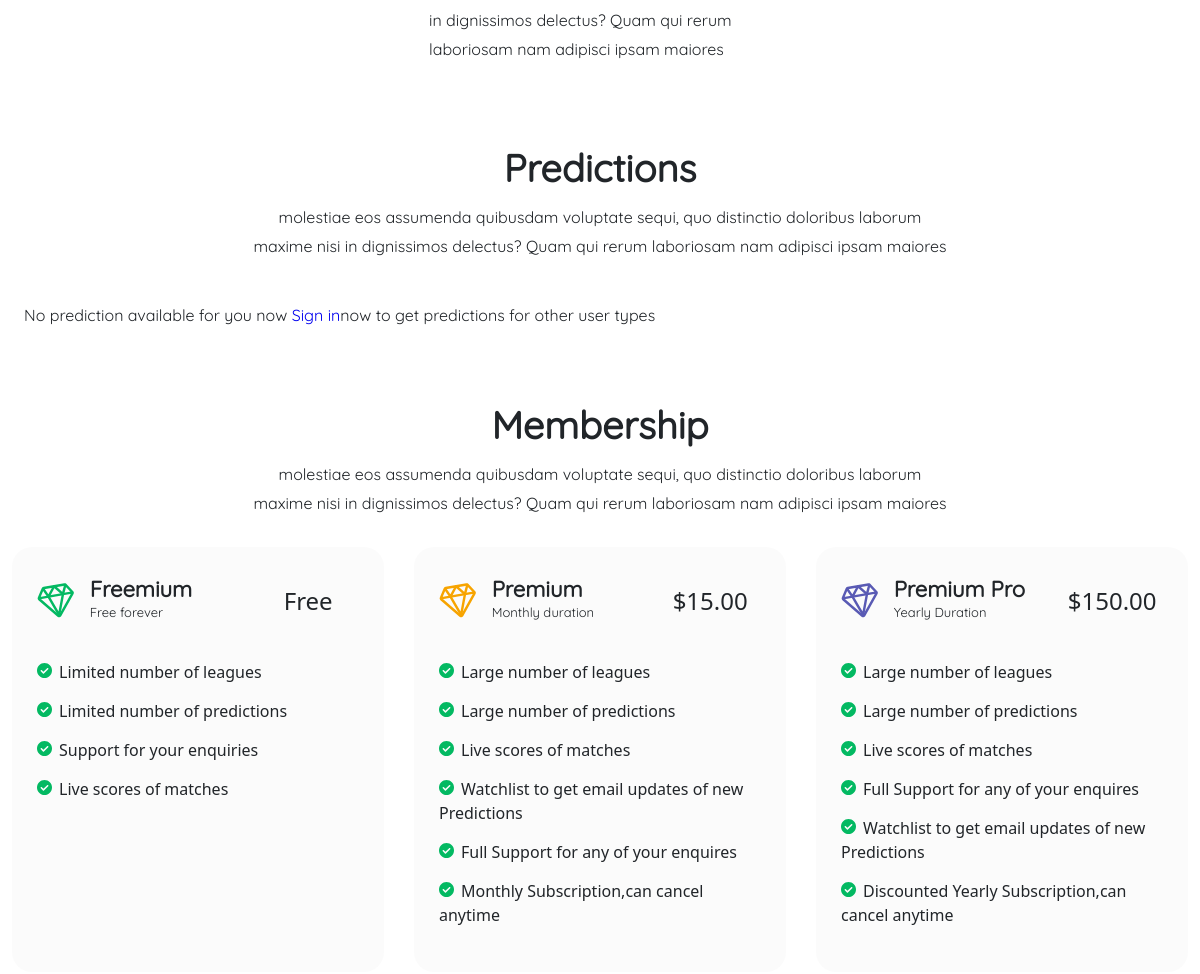
The app's page / (middle part), older data.
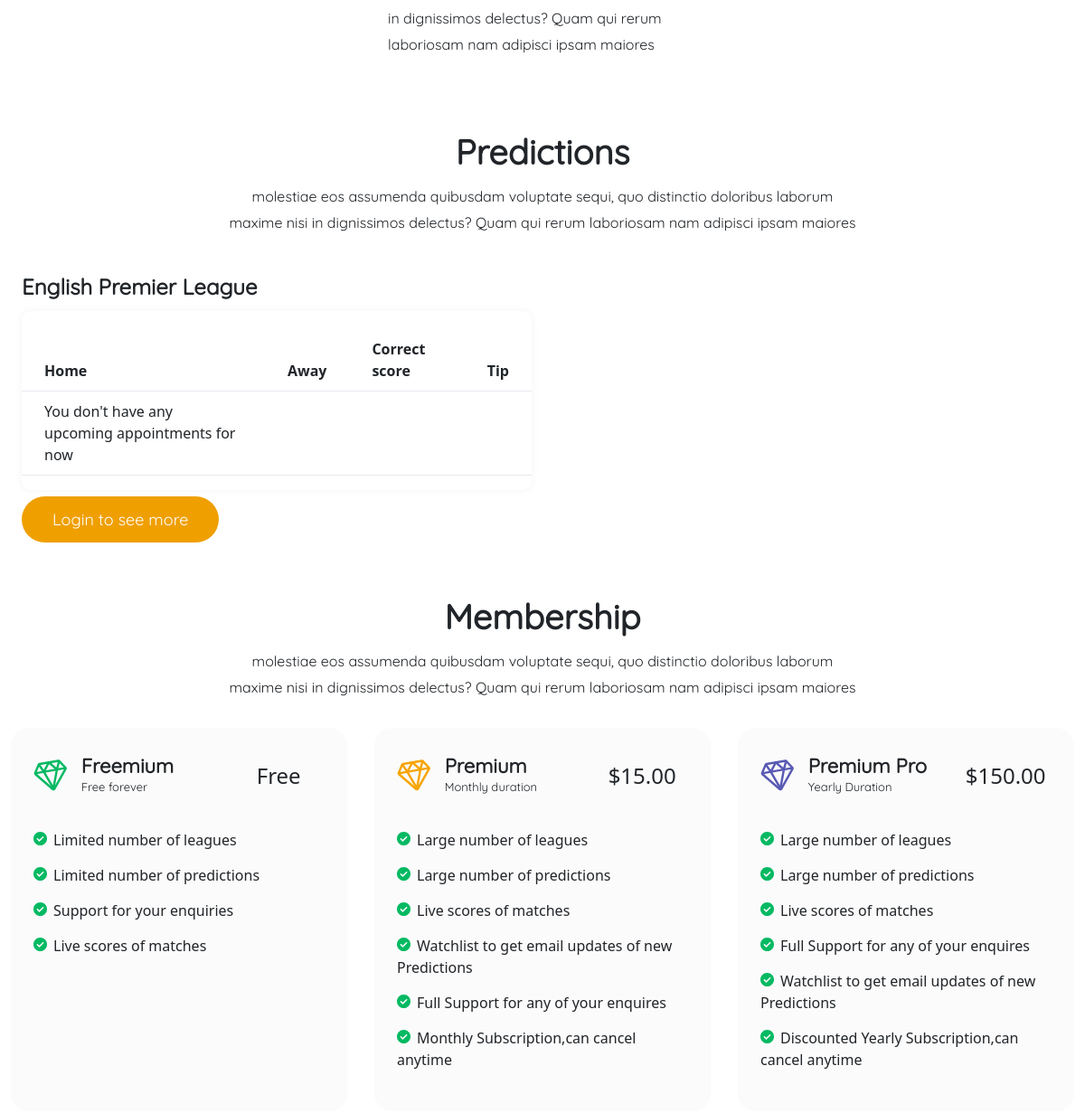
The same page, newer data.
### predictions/models.py (models this page shows, shortened)
class League(models.Model):
    code = models.CharField(max_length=5)
    league = models.CharField(max_length=50)
    logo = CloudinaryField("image")

### predictions/views.py (the view)
# urls.py: path("",views.index,name="index"),
def index(request):
    user = request.user
    if user.is_authenticated:
        emailuser = EmailAddress.objects.get(user=user)
        if emailuser.verified:
            if user.type == "":
                return HttpResponseRedirect(reverse("type"))
            else:
                if user.type == "freemium":
                    return HttpResponseRedirect(reverse("freemium"))
                elif user.type == "premium":
                    try:
                        userprofile = PremiumProfile.objects.get(user=user)
                    except PremiumProfile.DoesNotExist:
                        userprofile = PremiumProfile(user=user)
                        userprofile.save()
                    if userprofile.activated:
                        return HttpResponseRedirect(reverse("premium"))
                    else:
                        return HttpResponseRedirect(reverse("confirm_payment"))
        else:
            messages.error(request,"Email not verified,pls check your email for verification link")
            return HttpResponseRedirect(reverse("not_verified"))
    else:
        leagues = League.objects.all()
        predictionstable = []
        if len(leagues) > 0:
            for league in leagues:
                leaguepredictions = league.prediction.all()
                if len(leaguepredictions) > 0:
                    mainleague = {"league":league,"predictions":[]}
                    for prediction in leaguepredictions:
                        if prediction.type == "freemium":
                                mainleague["predictions"].append(prediction)
                    predictionstable.append(mainleague)
        if len(predictionstable) > 3:
            predictionstable = [predictionstable[0],predictionstable[1],predictionstable[2],predictionstable[3]]
        return render(request,"predictions/index.html",{
            "predictionstable": predictionstable,
        })

### predictions/templates/predictions/index.html (shortened to what this page needs)
{% extends 'predictions/layout.html' %}
{% load static %}
{% block body %}
<div class="works">
   <div class="work-grid">
   </div>
</div>
<div class="predictions">
    <div class="predict-header headers" id="predictions" data-aos="fade-up" data-aos-duration="1000">
        <h2>Predictions</h2>
        <p>molestiae eos assumenda quibusdam voluptate sequi, quo distinctio doloribus laborum maxime nisi in dignissimos delectus? Quam qui rerum laboriosam nam adipisci ipsam maiores</p>
    </div>
    <div class="predict-table row">
        {% for prediction in predictionstable %}
            <div class="league col-sm-12 col-md-12 col-lg-6" data-aos="fade-up" data-aos-duration="1000">
                {% if prediction.league.logo.url %}
                    <h3> <img src="{{ prediction.league.logo.url }}" alt="{{prediction.league.league}}"/>  {{ prediction.league.league }} </h3>
                {% else %}
                    <h3>{{ prediction.league.league }} </h3>
                {% endif %}
                <div class="table-responsive table-container">
                    <table class="table">
                        <thead>
                            <tr>
                                <th scope="col">Home</th>
                                <th scope="col">Away</th>
                                <th scope="col">Correct score</th>
                                <th scope="col">Tip</th>
                            </tr>
                        </thead>
                        <tbody id="patients">
                            {% for predict in prediction.predictions %}
                                <tr>
                                    <td>{{ predict.home }}</td>
                                    <td>{{ predict.away }}</td>
                                    <td>{{ predict.correct_score }}</td>
                                    {% if predict.tip == "home" %}
                                        <td>
                                            <svg width="54" height="50" viewBox="0 0 54 50" fill="none" xmlns="http://www.w3.org/2000/svg">
                                                <rect x="0.5" y="0.5" width="53" height="49" rx="12.5" fill="#03B962"/>
                                                <circle cx="27" cy="25" r="15" stroke="white" stroke-width="2"/>
                                                <path d="M21.4347 32V17.4545H24.0696V23.6122H30.8097V17.4545H33.4517V32H30.8097V25.821H24.0696V32H21.4347Z" fill="white"/>
                                                <path d="M21.4347 32H20.9347V32.5H21.4347V32ZM21.4347 17.4545V16.9545H20.9347V17.4545H21.4347ZM24.0696 17.4545H24.5696V16.9545H24.0696V17.4545ZM24.0696 23.6122H23.5696V24.1122H24.0696V23.6122ZM30.8097 23.6122V24.1122H31.3097V23.6122H30.8097ZM30.8097 17.4545V16.9545H30.3097V17.4545H30.8097ZM33.4517 17.4545H33.9517V16.9545H33.4517V17.4545ZM33.4517 32V32.5H33.9517V32H33.4517ZM30.8097 32H30.3097V32.5H30.8097V32ZM30.8097 25.821H31.3097V25.321H30.8097V25.821ZM24.0696 25.821V25.321H23.5696V25.821H24.0696ZM24.0696 32V32.5H24.5696V32H24.0696ZM21.9347 32V17.4545H20.9347V32H21.9347ZM21.4347 17.9545H24.0696V16.9545H21.4347V17.9545ZM23.5696 17.4545V23.6122H24.5696V17.4545H23.5696ZM24.0696 24.1122H30.8097V23.1122H24.0696V24.1122ZM31.3097 23.6122V17.4545H30.3097V23.6122H31.3097ZM30.8097 17.9545H33.4517V16.9545H30.8097V17.9545ZM32.9517 17.4545V32H33.9517V17.4545H32.9517ZM33.4517 31.5H30.8097V32.5H33.4517V31.5ZM31.3097 32V25.821H30.3097V32H31.3097ZM30.8097 25.321H24.0696V26.321H30.8097V25.321ZM23.5696 25.821V32H24.5696V25.821H23.5696ZM24.0696 31.5H21.4347V32.5H24.0696V31.5Z" fill="white"/>
                                                <rect x="0.5" y="0.5" width="53" height="49" rx="12.5" stroke="white"/>
                                            </svg>
                                        </td>
                                    {% elif predict.tip == "away" %}
                                        <td>
                                            <svg width="54" height="50" viewBox="0 0 54 50" fill="none" xmlns="http://www.w3.org/2000/svg">
                                                <rect x="0.5" y="0.5" width="53" height="49" rx="12.5" fill="#FC3A3A"/>
                                                <circle cx="27" cy="25" r="15" stroke="white" stroke-width="2"/>
                                                <path d="M23.3026 32H20.4901L25.6108 17.4545H28.8636L33.9915 32H31.179L27.294 20.4375H27.1804L23.3026 32ZM23.3949 26.2969H31.0653V28.4134H23.3949V26.2969Z" fill="white"/>
                                                <path d="M23.3026 32V32.5H23.6622L23.7766 32.159L23.3026 32ZM20.4901 32L20.0184 31.834L19.784 32.5H20.4901V32ZM25.6108 17.4545V16.9545H25.2567L25.1392 17.2885L25.6108 17.4545ZM28.8636 17.4545L29.3352 17.2883L29.2175 16.9545H28.8636V17.4545ZM33.9915 32V32.5H34.6979L34.463 31.8338L33.9915 32ZM31.179 32L30.705 32.1592L30.8195 32.5H31.179V32ZM27.294 20.4375L27.768 20.2783L27.6535 19.9375H27.294V20.4375ZM27.1804 20.4375V19.9375H26.8207L26.7063 20.2785L27.1804 20.4375ZM23.3949 26.2969V25.7969H22.8949V26.2969H23.3949ZM31.0653 26.2969H31.5653V25.7969H31.0653V26.2969ZM31.0653 28.4134V28.9134H31.5653V28.4134H31.0653ZM23.3949 28.4134H22.8949V28.9134H23.3949V28.4134ZM23.3026 31.5H20.4901V32.5H23.3026V31.5ZM20.9617 32.166L26.0824 17.6206L25.1392 17.2885L20.0184 31.834L20.9617 32.166ZM25.6108 17.9545H28.8636V16.9545H25.6108V17.9545ZM28.3921 17.6208L33.5199 32.1662L34.463 31.8338L29.3352 17.2883L28.3921 17.6208ZM33.9915 31.5H31.179V32.5H33.9915V31.5ZM31.6529 31.8408L27.768 20.2783L26.8201 20.5967L30.705 32.1592L31.6529 31.8408ZM27.294 19.9375H27.1804V20.9375H27.294V19.9375ZM26.7063 20.2785L22.8285 31.841L23.7766 32.159L27.6544 20.5965L26.7063 20.2785ZM23.3949 26.7969H31.0653V25.7969H23.3949V26.7969ZM30.5653 26.2969V28.4134H31.5653V26.2969H30.5653ZM31.0653 27.9134H23.3949V28.9134H31.0653V27.9134ZM23.8949 28.4134V26.2969H22.8949V28.4134H23.8949Z" fill="white"/>
                                                <rect x="0.5" y="0.5" width="53" height="49" rx="12.5" stroke="white"/>
                                            </svg>
                                        </td>
                                    {% else %}
                                        <td>
                                            <svg width="54" height="50" viewBox="0 0 54 50" fill="none" xmlns="http://www.w3.org/2000/svg">
                                                <rect x="0.5" y="0.5" width="53" height="49" rx="12.5" fill="#F7A400"/>
                                                <circle cx="27" cy="25" r="15" stroke="white" stroke-width="2"/>
                                                <path d="M26.3636 32H21.4347V17.4545H26.4631C27.9072 17.4545 29.1477 17.7457 30.1847 18.3281C31.2263 18.9058 32.0265 19.7367 32.5852 20.821C33.1439 21.9053 33.4233 23.2027 33.4233 24.7131C33.4233 26.2282 33.1416 27.5303 32.5781 28.6193C32.0194 29.7083 31.2121 30.544 30.1562 31.1264C29.1051 31.7088 27.8409 32 26.3636 32ZM24.0696 29.7202H26.2358C27.2491 29.7202 28.0942 29.5355 28.7713 29.1662C29.4484 28.7921 29.9574 28.2358 30.2983 27.4972C30.6392 26.7538 30.8097 25.8258 30.8097 24.7131C30.8097 23.6004 30.6392 22.6771 30.2983 21.9432C29.9574 21.2045 29.4531 20.6529 28.7855 20.2884C28.1226 19.919 27.2988 19.7344 26.3139 19.7344H24.0696V29.7202Z" fill="white"/>
                                                <path d="M21.4347 32H20.9347V32.5H21.4347V32ZM21.4347 17.4545V16.9545H20.9347V17.4545H21.4347ZM30.1847 18.3281L29.9398 18.7641L29.9422 18.7654L30.1847 18.3281ZM32.5852 20.821L32.1408 21.05L32.1408 21.05L32.5852 20.821ZM32.5781 28.6193L32.134 28.3896L32.1333 28.3911L32.5781 28.6193ZM30.1562 31.1264L29.9148 30.6886L29.9139 30.6891L30.1562 31.1264ZM24.0696 29.7202H23.5696V30.2202H24.0696V29.7202ZM28.7713 29.1662L29.0107 29.6051L29.0131 29.6038L28.7713 29.1662ZM30.2983 27.4972L30.7523 27.7067L30.7528 27.7056L30.2983 27.4972ZM30.2983 21.9432L29.8443 22.1527L29.8448 22.1538L30.2983 21.9432ZM28.7855 20.2884L28.5422 20.7252L28.5459 20.7272L28.7855 20.2884ZM24.0696 19.7344V19.2344H23.5696V19.7344H24.0696ZM26.3636 31.5H21.4347V32.5H26.3636V31.5ZM21.9347 32V17.4545H20.9347V32H21.9347ZM21.4347 17.9545H26.4631V16.9545H21.4347V17.9545ZM26.4631 17.9545C27.8397 17.9545 28.9921 18.2318 29.9398 18.7641L30.4295 17.8922C29.3033 17.2597 27.9747 16.9545 26.4631 16.9545V17.9545ZM29.9422 18.7654C30.8952 19.2939 31.6262 20.0514 32.1408 21.05L33.0297 20.592C32.4269 19.4221 31.5574 18.5176 30.4271 17.8909L29.9422 18.7654ZM32.1408 21.05C32.6553 22.0486 32.9233 23.2637 32.9233 24.7131H33.9233C33.9233 23.1416 33.6326 21.762 33.0297 20.592L32.1408 21.05ZM32.9233 24.7131C32.9233 26.1668 32.6531 27.3864 32.134 28.3896L33.0222 28.8491C33.6301 27.6742 33.9233 26.2897 33.9233 24.7131H32.9233ZM32.1333 28.3911C31.6192 29.393 30.8821 30.155 29.9148 30.6886L30.3977 31.5642C31.5421 30.933 32.4196 30.0237 33.023 28.8476L32.1333 28.3911ZM29.9139 30.6891C28.9521 31.2219 27.7754 31.5 26.3636 31.5V32.5C27.9064 32.5 29.2581 32.1957 30.3986 31.5638L29.9139 30.6891ZM24.0696 30.2202H26.2358V29.2202H24.0696V30.2202ZM26.2358 30.2202C27.3073 30.2202 28.2407 30.0251 29.0107 29.6051L28.5319 28.7272C27.9477 29.0459 27.1908 29.2202 26.2358 29.2202V30.2202ZM29.0131 29.6038C29.7884 29.1755 30.3692 28.5367 30.7523 27.7067L29.8443 27.2876C29.5456 27.9349 29.1084 28.4088 28.5295 28.7285L29.0131 29.6038ZM30.7528 27.7056C31.1324 26.8777 31.3097 25.8732 31.3097 24.7131H30.3097C30.3097 25.7783 30.146 26.6299 29.8438 27.2887L30.7528 27.7056ZM31.3097 24.7131C31.3097 23.5533 31.1326 22.5523 30.7518 21.7325L29.8448 22.1538C30.1459 22.8018 30.3097 23.6475 30.3097 24.7131H31.3097ZM30.7523 21.7337C30.3697 20.9048 29.7937 20.2692 29.0252 19.8495L28.5459 20.7272C29.1126 21.0366 29.5451 21.5043 29.8443 22.1527L30.7523 21.7337ZM29.0289 19.8516C28.2726 19.4302 27.3593 19.2344 26.3139 19.2344V20.2344C27.2383 20.2344 27.9726 20.4078 28.5422 20.7251L29.0289 19.8516ZM26.3139 19.2344H24.0696V20.2344H26.3139V19.2344ZM23.5696 19.7344V29.7202H24.5696V19.7344H23.5696Z" fill="white"/>
                                                <rect x="0.5" y="0.5" width="53" height="49" rx="12.5" stroke="white"/>
                                            </svg>
                                        </td>
                                    {% endif %}
                                </tr>
                            {% empty %}
                                <tr><td>You don't have any upcoming appointments for now</td></tr>
                            {% endfor %}
                        </tbody>
                    </table>
                </div>
                <div class="more">
                    <a href="{% url 'account_login' %}" class="primary-button">Login to see more</a>
                </div>
            </div>
        {%empty%}
            <p>No prediction available for you now <a href="{% url 'account_login' %}">Sign in</a> now to get predictions for other user types</p>
        {% endfor %}
    </div>
</div>
<div class="membership" id="membership">
    <div class="membership_header headers" data-aos="fade-up" data-aos-duration="1000">
        <h2>Membership</h2>
        <p>molestiae eos assumenda quibusdam voluptate sequi, quo distinctio doloribus laborum maxime nisi in dignissimos delectus? Quam qui rerum laboriosam nam adipisci ipsam maiores</p>
    </div>
    <div class="membership_body">
    </div>
</div>
{% endblock  %}

### predictions/templates/predictions/layout.html (shortened to what this page needs)
{% load static %}
<!DOCTYPE html>
<html lang="en">
<head>
    <link rel="stylesheet" href="{% static 'predictions/css/bootstrap.min.css' %}">
    <link rel="stylesheet" href="{% static 'predictions/css/aos.css' %}">
    <link rel="stylesheet" href="{% static 'predictions/css/styles.css' %}">
</head>
<body>
    <div class="container-fluid resize">
        {% block body %}
        {% endblock %}
    </div>
</body>
</html>

Row changes from the older to the newer data that the page shows:
added League: league.league "English Premier League"
Text that changed along with them:
text no longer shown: "No prediction available for you now Sign in now to get predictions for other user types"
